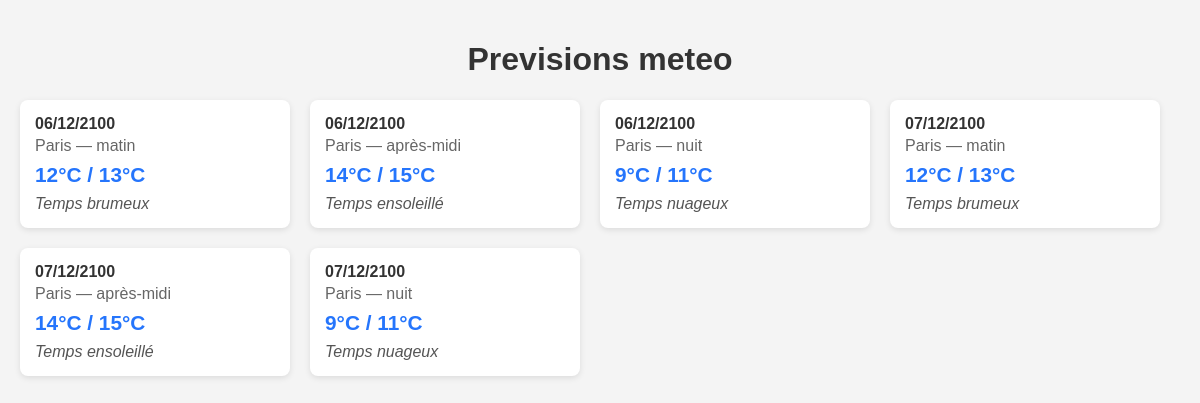
The page / on the database its author committed.
### tables this page shows
CREATE TABLE `meteo` (
  `id` int(11) NOT NULL,
  `date_meteo` date DEFAULT NULL,
  `ville` varchar(100) DEFAULT NULL,
  `periode` varchar(50) DEFAULT NULL,
  `resume` varchar(50) DEFAULT NULL,
  `id_resume` int(11) DEFAULT NULL,
  `Temp_min` int(11) DEFAULT NULL,
  `Temp_max` int(11) DEFAULT NULL,
  `commentaire` text DEFAULT NULL
);

### class/Meteo.php (called while the page is built, shortened)
<?php
class Meteo
{
    public function getSortData()
    {
        $mysqli = new mysqli(DB_HOST, DB_USER, DB_PASSWORD, DB_NAME);
        $reference = '2100-12-05';
        $demain = date('Y-m-d', strtotime($reference . ' +1 day'));
        $apres_demain = date('Y-m-d', strtotime($reference . ' +2 days'));
        $result = $mysqli->query("SELECT * FROM meteo WHERE date_meteo IN ('$demain', '$apres_demain')");
        $meteo_data = [];
        while ($row = $result->fetch_array()) {
            $meteo_data[] = $row;
        }
        return $meteo_data;
    }
}

### index.php (the view, shortened to what this page needs)
<?php
require_once('class/Meteo.php');
$meteo = new Meteo();
$import = $meteo->insertCsvData('paris.csv');
if (true !== $import) {
    $msg_error = $import;
} else {
    $results = $meteo->getSortData();
}
?>
<!DOCTYPE html>
<html lang="fr">
<head>
    <link rel="stylesheet" href="CSS/style.css">
</head>
<body>
    <h1>Previsions meteo</h1>
    <div class="meteo-grid">
        <?php foreach ($results as $meteo_ligne): ?>
            <div class="meteo-card">
                <p class="meteo-date"><?php echo date('d/m/Y', strtotime($meteo_ligne['date_meteo'])); ?></p>
                <p class="meteo-details"><?php echo $meteo_ligne['ville']; ?> — <?php echo $meteo_ligne['periode']; ?> </p>
                <p class="meteo-temp"><?php echo $meteo_ligne['Temp_min']; ?>°C / <?php echo $meteo_ligne['Temp_max']; ?>°C</p>
                <p class="meteo-comment"><?php echo $meteo_ligne['commentaire']; ?></p>
            </div>
        <?php endforeach; ?>
    </div>
</body>
</html>

### CSS/style.css (style rules this page uses)
body { font-family: Arial, sans-serif; background-color: #f4f4f4; margin: 0; padding: 20px; }
h1 { color: #333; text-align: center; }
.meteo-grid { display: flex; flex-wrap: wrap; gap: 20px; }
.meteo-card { background-color: white; border-radius: 8px; box-shadow: 0 2px 6px rgba(0, 0, 0, 0.1); padding: 15px; width: 240px; }
.meteo-date { font-weight: bold; color: #333; margin: 0 0 4px; }
.meteo-details { color: #666; margin: 0 0 8px; }
.meteo-temp { font-size: 1.3em; font-weight: bold; color: #2575fc; margin: 0 0 8px; }
.meteo-comment { color: #555; font-style: italic; margin: 0; }

### rows shown on the page
meteo: date_meteo "06/12/2100", ville "Paris", periode "matin", Temp_min "12", Temp_max "13", commentaire "Temps brumeux"
meteo: date_meteo "06/12/2100", ville "Paris", periode "après-midi", Temp_min "14", Temp_max "15", commentaire "Temps ensoleillé"
meteo: date_meteo "06/12/2100", ville "Paris", periode "nuit", Temp_min "9", Temp_max "11", commentaire "Temps nuageux"
meteo: date_meteo "07/12/2100", ville "Paris", periode "matin", Temp_min "12", Temp_max "13", commentaire "Temps brumeux"
meteo: date_meteo "07/12/2100", ville "Paris", periode "après-midi", Temp_min "14", Temp_max "15", commentaire "Temps ensoleillé"
meteo: date_meteo "07/12/2100", ville "Paris", periode "nuit", Temp_min "9", Temp_max "11", commentaire "Temps nuageux"
